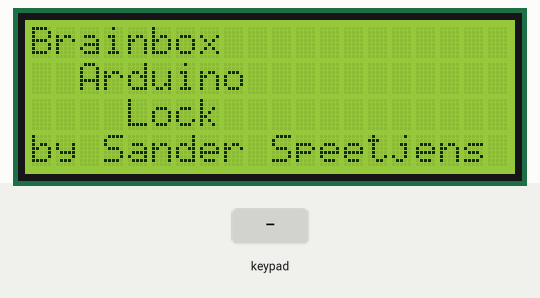
This program was run on a simulated Arduino Leonardo, built with avr-gcc and run on an emulated ATmega32U4. Parts: 20×4 character LCD. Inputs (shaded band) come from the test bench.

Above: at 2.2 s.
At 4.3 s:
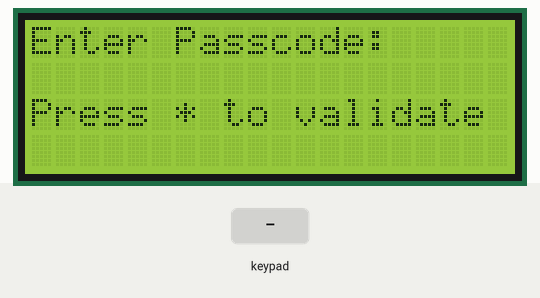
4.4 s: keypad keys 2 3 2 2 2 1 2 0 pressed 0.4 s apart
At 8.3 s:
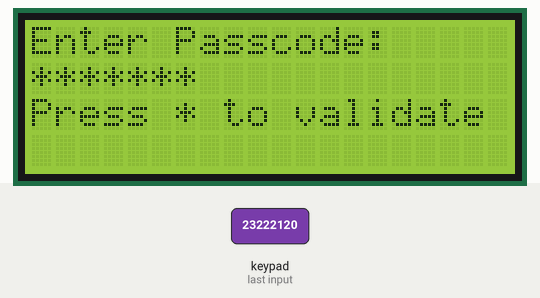
9.1 s: key '1' pressed
10.6 s: keypad keys 2 3 2 2 2 1 2 0 # pressed 0.4 s apart
At 14.3 s:
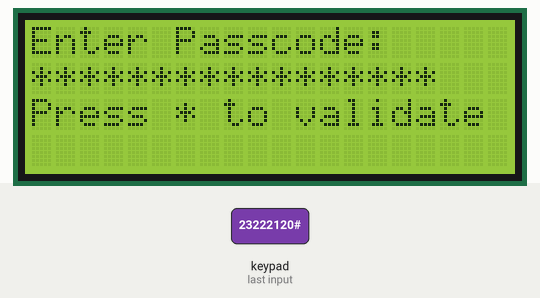
15.7 s: key '2' pressed
17.2 s: keypad keys 2 3 2 2 2 1 2 0 * pressed 0.4 s apart
At 18.4 s:
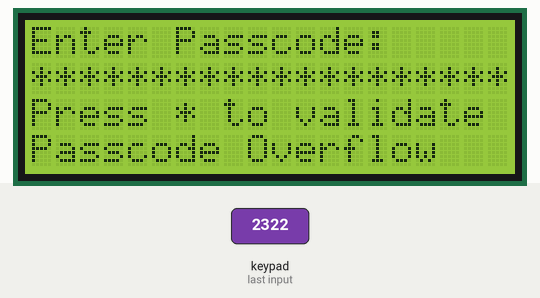
22.3 s: key '3' pressed
At 37.9 s:
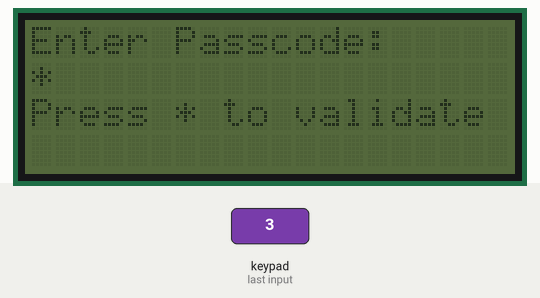
Timing chart, 0 to 38.9 s (numbered marks = the images above; inputs shaded):
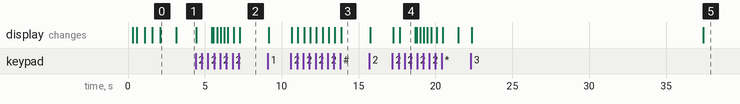

The program:

main.cpp
```cpp
#include <Arduino.h>
#include <Wire.h>
#include <LiquidCrystal_I2C.h>
#include <Keypad.h>
#include <EEPROM.h>
#include <stdio.h>

#define EnablePasscodeChange true
#define EnableServo false
#define EnableDebug true

#ifdef EnableDebug
#define printDebug(fmt, ...) printf(fmt, ##__VA_ARGS__)
#else
#define printDebug(fmt, ...)
#endif
#define MaxNoActivitySec 15
#define MaxNoActivityMillis MaxNoActivitySec * 1000

#define MaxPasscodeLength 20
char Data[MaxPasscodeLength];
char Master[MaxPasscodeLength];

bool LockState = false;

unsigned long TimeLastActivity = 0;
unsigned long TimeNoActivity = 0;

#define ROWS 4
#define COLS 3

char KeyMap[ROWS][COLS] = {
    {'1', '2', '3'},
    {'4', '5', '6'},
    {'7', '8', '9'},
    {'*', '0', '#'}};

unsigned char rowPins[ROWS] = {23, 22, 21, 20};
unsigned char colPins[COLS] = {19, 18, 8};

Keypad customKeypad = Keypad(makeKeymap(KeyMap), rowPins, colPins, ROWS, COLS);

// set the LCD address to 0x27 for a 20 chars 4 line display
// Set the pins on the I2C chip used for LCD connections:
//                    addr, en,rw,rs,d4,d5,d6,d7,bl,blpol
LiquidCrystal_I2C lcd(0x27, 2, 1, 0, 4, 5, 6, 7, 3, POSITIVE);

void append(char *s, char c);
void BackLightTest();
void InitializationLCD();
void Backlight(bool state);
void ActivityCheck();
void ActivityReset();
void GetCode(char *code, char PressedKey);
void CodeCorrect();
void CodeIncorrect();
bool CheckCode(char *Data1, char *Data2);
void OpenLock();
void CloseLock();
void GetEepromCode();
void WriteEepromCode(char *newcode);
void ChangeCode();

void setup()
{
  // put your setup code here, to run once:
  printf("Starting\n");
  GetEepromCode();
  InitializationLCD();
  TimeLastActivity = millis();
  if (EnableDebug)
  {
    Serial.begin(9600);
  }
  printDebug("LCD Backlight: 1");

}

void loop()
{
  ActivityCheck();
  char Key = customKeypad.getKey();
  if (LockState && Key == '*')
  {
    ActivityReset();
    CloseLock();
    return;
  }

  else if (LockState && Key == '#' && EnablePasscodeChange)
  {
    ActivityReset();
    ChangeCode();
    return;
  }
  else if (LockState)
  {
    OpenLock();
    return;
  }

  lcd.setCursor(0, 0);
  lcd.print("Enter Passcode:");
  lcd.setCursor(0, 2);
  lcd.print("Press * to validate");
  if (Key == '*')
  {
    if (CheckCode(Data, Master))
    {
      CodeCorrect();
      memset(Data, 0, sizeof(Data));
      return;
    }
    CodeIncorrect();
    memset(Data, 0, sizeof(Data));
    return;
  }
  else
  {
    GetCode(Data, Key);
  }
}

void append(char *s, char c)
{
  int len = strlen(s);
  s[len] = c;
  s[len + 1] = '\0';
}

void BackLightTest()
{
  lcd.backlight(); //backlight on
  delay(250);
  lcd.noBacklight(); //backlight off
  delay(250);
  lcd.backlight(); //backlight on
}

void InitializationLCD()
{
  lcd.begin(20, 4); // initialize library
  BackLightTest();
  lcd.setCursor(0, 0);   // set cursor to positon x=0, y=0
  lcd.print("Brainbox"); // print text on the LCD
  delay(500);
  lcd.setCursor(2, 1);
  lcd.print("Arduino");
  delay(500);
  lcd.setCursor(4, 2);
  lcd.print("Lock");
  delay(500);
  lcd.setCursor(0, 3);
  lcd.print("by Sander Speetjens");
  delay(1000);
  lcd.clear();
}

void Backlight(bool state)
{
  printf("Backlight: %d\n", state);
  if (state)
  {
    lcd.backlight();
    return;
  }
  lcd.noBacklight();
}

void ActivityCheck()
{
  if (millis() > TimeLastActivity)
  {
    TimeNoActivity = millis() - TimeLastActivity;
  }

  else
  {
    TimeNoActivity = millis() + TimeLastActivity;
  }

  if ((TimeNoActivity > MaxNoActivityMillis))
  {
    Backlight(false);
  }
}

void ActivityReset()
{
  TimeLastActivity = millis();
  Backlight(true);
}

void GetCode(char *code, char PressedKey)
{
  if (PressedKey == NO_KEY)
    return;
  ActivityReset();
  lcd.setCursor(strlen(code), 1);
  lcd.print("*");
  append(code, PressedKey);
  printDebug("\nData: %c", code[strlen(code) - 1]);

  if (!(strlen(code) < MaxPasscodeLength))
  {
    lcd.setCursor(0, 3);
    lcd.print("Passcode Overflow");
    memset(code, 0, MaxPasscodeLength);
    printDebug("\nPasscode Overflow Error\n");
    _delay_ms(1000);
    lcd.clear();
  }
}

void CodeCorrect()
{
  lcd.clear();
  lcd.setCursor(0, 0);
  lcd.print("Correct");
  LockState = true;
  _delay_ms(1000);
  printDebug("\nOpened\n");
}

void CodeIncorrect()
{
  lcd.clear();
  lcd.setCursor(0, 0);
  lcd.print("Incorrect");
  printDebug("Incorrect PSWD\n");
  LockState = false;
  _delay_ms(1000);
}
/*
 * This function checks if Data 1 char is the same as Data 2 char
*/
bool CheckCode(char *Data1, char *Data2)
{
  printDebug("Data:   %s\nData len: %d\nMaster: %s\nMaster len: %d\n", Data1, strlen(Data1), Data2, strlen(Data2));

  if (strlen(Data1) == strlen(Data2))
  {
    if (!strcmp(Data1, Data2))
    {
      return 1;
    }
  }
  return 0;
}

void OpenLock()
{
  lcd.setCursor(0, 0);
  lcd.print("Lock Opened");
  lcd.setCursor(0, 2);
  lcd.print("Press * to lock");
  if (EnablePasscodeChange)
  {
    lcd.setCursor(3, 3);
    lcd.print("-# to change code");
  }
}

void CloseLock()
{
  LockState = false;
  lcd.clear();
  printDebug("Closing\n");
}

void GetEepromCode()
{
  unsigned char Eeprom_PasscodeLength = 0;
  EEPROM.get(0, Eeprom_PasscodeLength);
  if (Eeprom_PasscodeLength)
  {
    for (unsigned char i = 0; i < Eeprom_PasscodeLength; i++)
    {
      EEPROM.get(i + 1, Master[i]);
    }
  }
}

void WriteEepromCode(char *newcode)
{
  EEPROM.put(0, strlen(newcode));
  for (unsigned char i = 0; i < strlen(newcode) + 1; i++)
  {
    EEPROM.put(i + 1, newcode[i]);
  }
}

void ChangeCode()
{
  char code_buff1[MaxPasscodeLength];
  char code_buff2[MaxPasscodeLength];
  char Key;
  memset(code_buff1, 0, sizeof(code_buff1));
  memset(code_buff2, 0, sizeof(code_buff2));
  printDebug("Changing master\n");
  lcd.clear();
  lcd.print("Enter new code:");
  lcd.setCursor(0, 2);
  lcd.print("press * to confirm");
  Key = customKeypad.getKey();
  while (Key != '*')
  {
    GetCode(code_buff1, Key);
    Key = customKeypad.getKey();
  }

  lcd.clear();
  _delay_ms(500);
  lcd.print("Confirm new code:");
  lcd.setCursor(0, 2);
  lcd.print("press * to confirm");
  Key = customKeypad.getKey();
  while (Key != '*')
  {
    GetCode(code_buff2, Key);
    Key = customKeypad.getKey();
  }
  if (CheckCode(code_buff1, code_buff2))
  {
    strncpy(Master, code_buff1, sizeof(Master));
    WriteEepromCode(Master);
    printDebug("New master: %s\n", Master);
  lcd.clear();
  lcd.setCursor(0, 0);
  lcd.print("Codes match");
  _delay_ms(1000);
  lcd.clear();
  return;
  }
  lcd.clear();
  lcd.setCursor(0, 0);
  lcd.print("Codes do not match");
  _delay_ms(1000);
  lcd.clear();
}
```

Measured:
- after the input at 4.4 s, the display: first changes after 0.05 s (image 2 shows a later state)
- after the input at 10.6 s, the display: first changes after 0.06 s (image 3 shows a later state)
- after the input at 17.2 s, the display: first changes after 0.05 s (image 4 shows a later state)
- after the input at 22.3 s, the display: first changes after 0.06 s (image 5 shows a later state)
- what the display in image 0 shows lasts 1.0 s, from 2.1 s to 3.1 s
